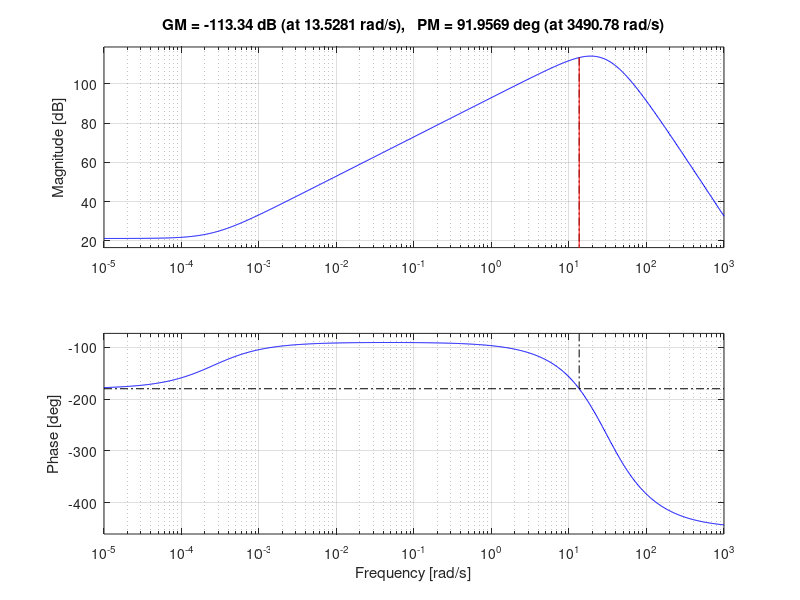

Here is the MATLAB script that generated this plot:
num = [0, 0, 0, 608.2];
denom = [0.01736, 62, 2500, 0.7];
p = tf(num, denom);

[A, B, C, D] = tf2ss(num, denom);



num = [-69950041.16, -2853149735.56, -734760.91];
denom = [57.604, -196510.86, 694116550.287];
c = tf(num, denom);

Gcl = feedback(c*p, 1);

margin(Gcl);

% SP = 2;
% [y, t] = step(SP*Gcl);
% sserror=abs(SP-y(end));